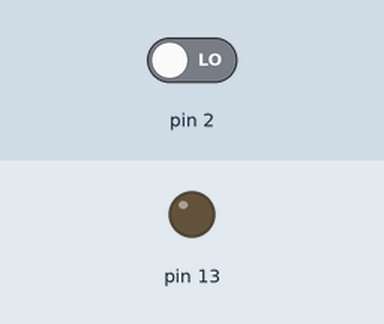
The sketch below on a simulated Arduino Uno, built with avr-gcc and run on an emulated ATmega328P. On the bench: output pins drawn as LEDs (lit = HIGH). Inputs (shaded band) come from the test bench; at power-on: pin 2 LOW.

Above: at 1.2 s.
1.3 s: pin 2 driven HIGH
At 1.6 s:
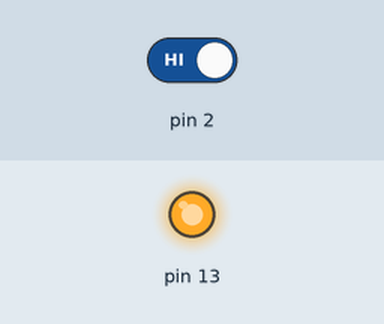
2.8 s: pin 2 driven LOW
At 4.0 s:
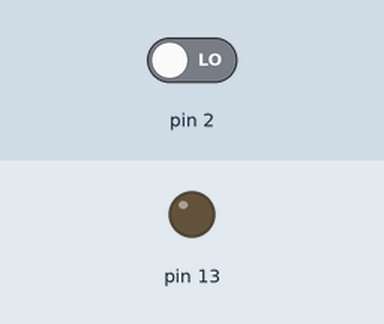
Timing chart, 0 to 5.8 s (numbered marks = the images above; inputs shaded):
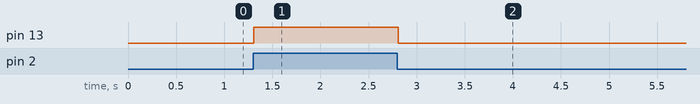

Measured:
- after the input at 1.3 s, pin 13: LOW → HIGH at once
- after the input at 2.8 s, pin 13: HIGH → LOW at once

The sketch:

button_blinkingLED.ino
```cpp
int pin = 0;
void setup()
{
  pinMode(2, INPUT);
  pinMode(13, OUTPUT);
}
void loop()
{
  pin = digitalRead(2);
  if(pin == HIGH)
  {
    digitalWrite(13, HIGH);
  } else {
    digitalWrite(13, LOW);
  }
  delay(15);
}
```
